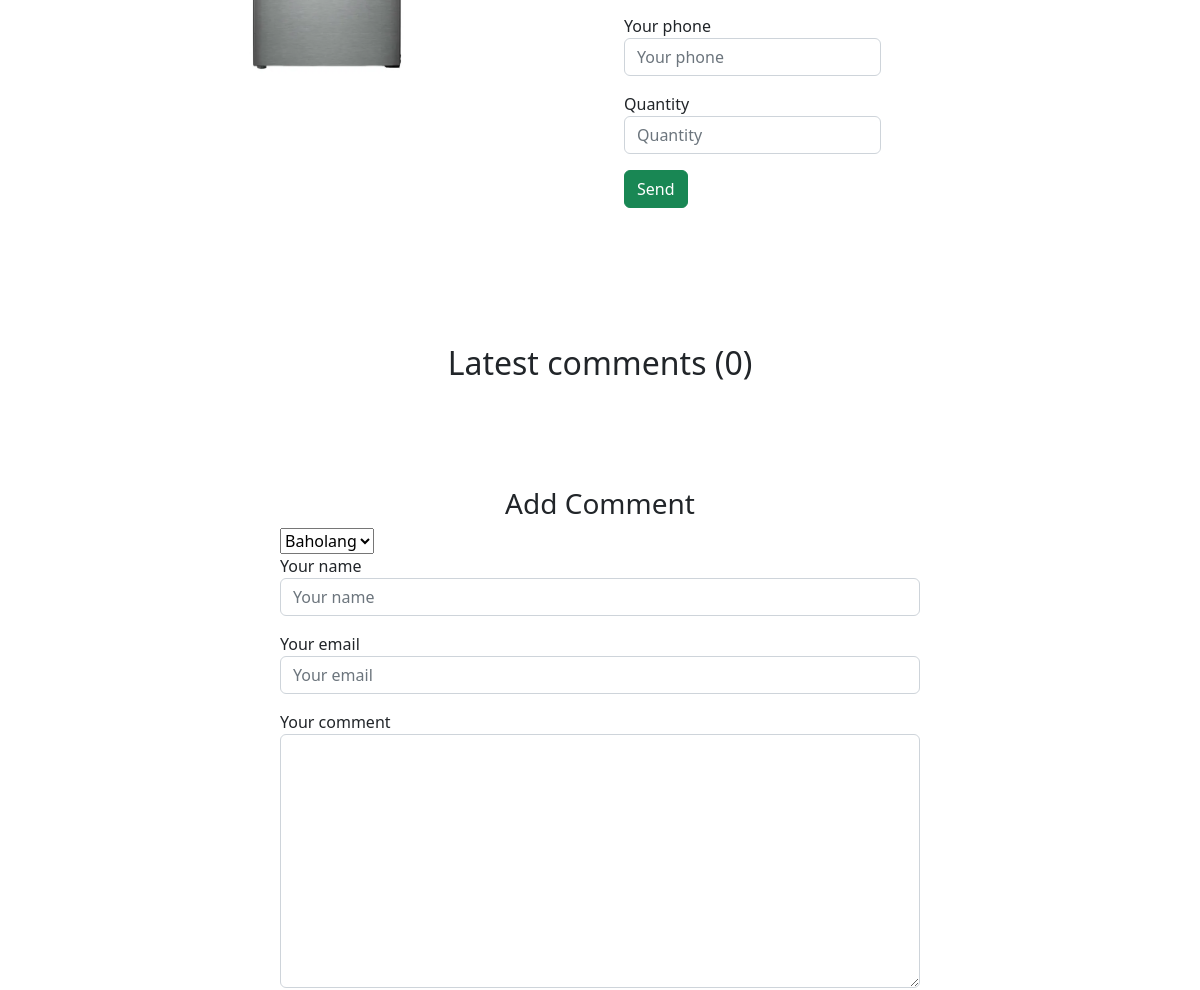
The page /product/3/ (middle part) on the database as committed earlier.
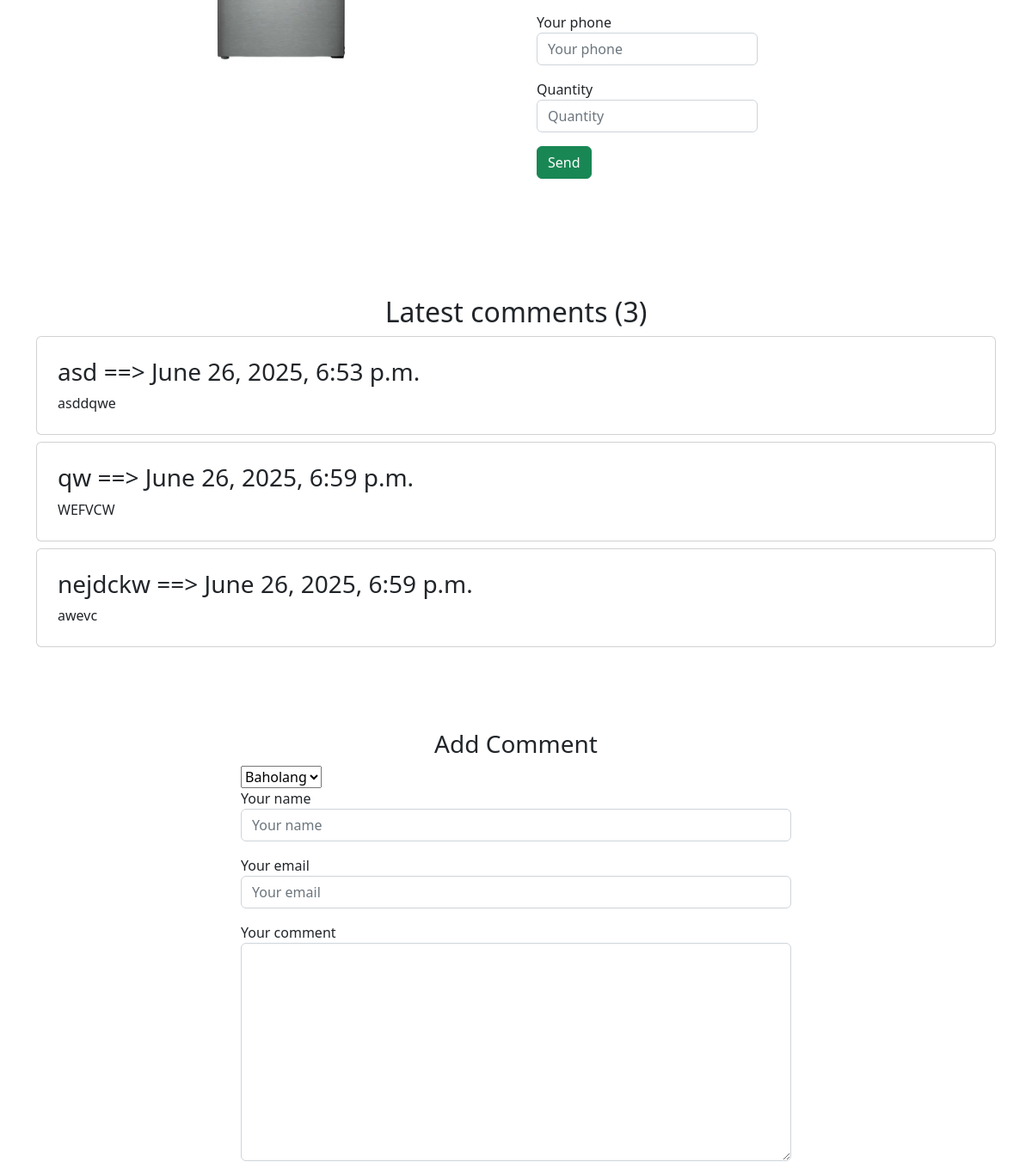
The same page on the database as committed later.
### shop/models.py (models this page shows, shortened)
class BaseModel(models.Model):
    created_at = models.DateTimeField(auto_now_add=True)
    updated_at = models.DateTimeField(auto_now=True)
    my_order = models.PositiveIntegerField(
        default=0,
        null=True,
        blank=True
    )
    class Meta:
        abstract = True

class Product(BaseModel):
    name = models.CharField(max_length=100)
    description = models.TextField(null=True, blank=True)
    price = models.DecimalField(max_digits=10, decimal_places=2)
    image = models.ImageField(upload_to='products/')
    discount = models.PositiveIntegerField(default=0)
    category = models.ForeignKey(Category, related_name='products', on_delete=models.SET_NULL, null=True, blank=True)
    quantity = models.PositiveIntegerField(default=0)
    @property
    def get_absolute_url(self):
        if self.image:
            return self.image.url
        return ''
    class Meta:
        verbose_name_plural = 'products'
        verbose_name = 'product'
        ordering = ['my_order']
        db_table = 'product'

class Comment(BaseModel):
    class RatingChoices(models.IntegerChoices):
        ONE = 1
        TWO = 2
        THREE = 3
        FOUR = 4
        FIVE = 5
    name = models.CharField(max_length=100)
    email = models.EmailField()
    content = models.TextField()
    product = models.ForeignKey(Product, on_delete=models.CASCADE, related_name='comments')
    rating = models.IntegerField(choices=RatingChoices.choices, default=RatingChoices.THREE.value)
    class Meta:
        db_table = 'comment'

### shop/views.py (the view)
# urls.py: path('product/<int:product_id>/', product_detail, name='product_detail'),
def product_detail(request, product_id):
    try:
        product = Product.objects.get(id=product_id)
        related_products = Product.objects.filter(category = product.category).exclude(id = product.id)
        form = OrderForm()
        context = {
            'product': product,
            'form': form,
            'related_products': related_products
        }
        return render(request, 'shop/detail.html', context)
    except Product.DoesNotExist:
        return HttpResponse('Product Not Found')

### shop/forms.py
class OrderForm(forms.ModelForm):
    class Meta:
        model = Order
        fields = ['name', 'phone', 'address', 'quantity']

### shop/templates/shop/detail.html (shortened to what this page needs)
{%load static%}
<!DOCTYPE html>
<html lang="en">
    <head>
        <link href="https://cdn.jsdelivr.net/npm/bootstrap-icons@1.5.0/font/bootstrap-icons.css" rel="stylesheet" />
        <link href="{% static 'shop/css/styles.css' %}" rel="stylesheet" />
    </head>
    <body>
        <section class="py-5">
            <div class="container px-4 px-lg-5 my-5">
                <div class="row gx-4 gx-lg-5 align-items-center">
                    <div class="col-md-6">
                            <img class="card-img-top mb-5 mb-md-0" src="{{product.get_absolute_url}}" alt="..." />
                    </div>
                    <div class="col-md-6">
                        <div class="d-flex">
                            <form method="post" action="{%url 'shop:order_detail' product.id%}">
                                <div class="form-group mb-3">
                                  <label for="formGroupExampleInput2">Your phone</label>
                                  <input type="text" name="phone" class="form-control" placeholder="Your phone">
                                </div>
                                <div class="form-group mb-3">
                                    <label for="formGroupExampleInput2">Quantity</label>
                                    <input type="number" name="quantity" class="form-control" placeholder="Quantity">
                                  </div>
                                  <div class="form-group mb-3">
                                    <input type="submit" class="btn btn-success" value="Send">
                                  </div>
                              </form>
                        </div>
                    </div>
                </div>
            </div>
        </section>
        <div class="container mt-4 mb-4">
            <div class="row">
                <div class="col-12">
                    <div class="text-center">
                        <h2>Latest comments ({{product.comments.count}})</h2>
                    </div>
                    {%for comment in product.comments.all%}
                        <div class="media card p-4 mt-2">
                            <div class="media-body">
                            <h3 class="mt-0">{{comment.name}} ==> {{comment.created_at}}</h3>
                            {{comment.content}}
                            </div>
                        </div>
                    {%endfor%}
                </div>
                <div class="col-8 offset-2 mt-5">
                    <div class=" p-5">
                        <div class="text-center">
                            <h3>Add Comment</h3>
                        </div>
                    <form method="post" action="{% url 'shop:comment_create' product.id %}">
                        <div>
                            <select name="rating" id="rating">
                                <option value="">Baholang</option>
                            </select>
                        </div>
                        <div class="form-group mb-3">
                          <label for="formGroupExampleInput">Your name</label>
                          <input type="text" name="name" class="form-control"  placeholder="Your name">
                        </div>
                        <div class="form-group mb-3">
                          <label for="formGroupExampleInput2">Your email</label>
                          <input type="email" name="email" class="form-control" placeholder="Your email">
                        </div>
                        <div class="form-group mb-3">
                            <label for="formGroupExampleInput2">Your comment</label>
                           <textarea name="content" class="form-control" id="" cols="30" rows="10"></textarea>
                          </div>
                      </form>
                    </div>
                </div>
            </div>
        </div>
    </body>
</html>

Rows that differ between the two databases and show on the page:
computed for Product: comments.count "0" → "3"
added Comment: name "asd", created_at "June 26, 2025, 6:53 p.m.", content "asddqwe"
added Comment: name "qw", created_at "June 26, 2025, 6:59 p.m.", content "WEFVCW"
added Comment: name "nejdckw", created_at "June 26, 2025, 6:59 p.m.", content "awevc"
